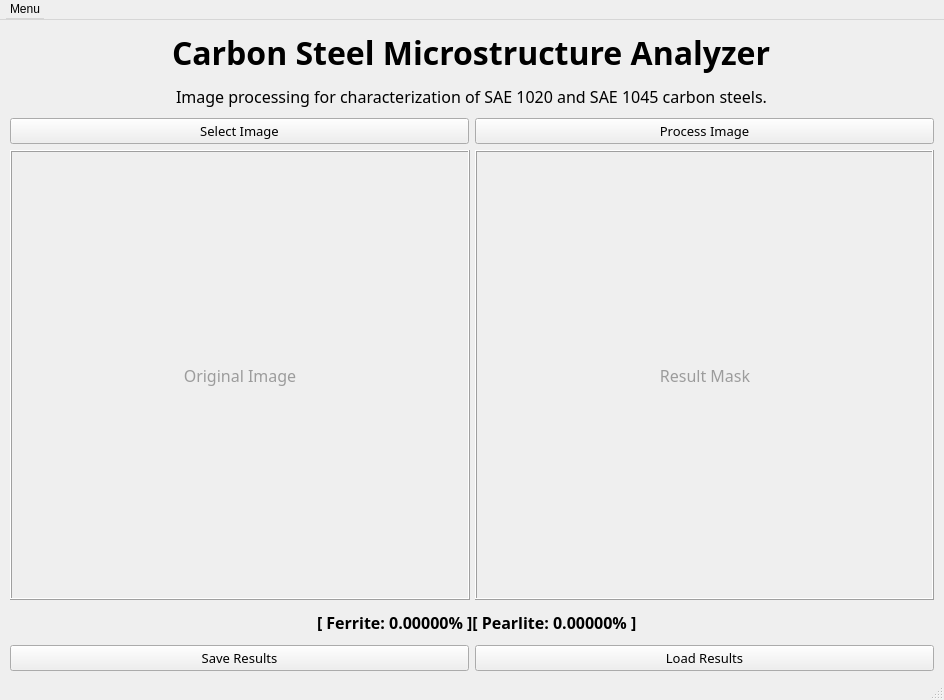
<?xml version="1.0" encoding="UTF-8"?>
<ui version="4.0">
 <class>MainWindow</class>
 <widget class="QMainWindow" name="MainWindow">
  <property name="geometry">
   <rect>
    <x>0</x>
    <y>0</y>
    <width>944</width>
    <height>700</height>
   </rect>
  </property>
  <property name="minimumSize">
   <size>
    <width>944</width>
    <height>700</height>
   </size>
  </property>
  <property name="maximumSize">
   <size>
    <width>944</width>
    <height>700</height>
   </size>
  </property>
  <property name="windowTitle">
   <string>MetaScope</string>
  </property>
  <widget class="QWidget" name="centralwidget">
   <widget class="QWidget" name="verticalLayoutWidget">
    <property name="geometry">
     <rect>
      <x>10</x>
      <y>10</y>
      <width>924</width>
      <height>641</height>
     </rect>
    </property>
    <layout class="QVBoxLayout" name="mainVerticalLayout">
     <property name="topMargin">
      <number>0</number>
     </property>
     <item alignment="Qt::AlignHCenter">
      <widget class="QLabel" name="titleLabel">
       <property name="font">
        <font>
         <family>Ubuntu Mono</family>
         <pointsize>24</pointsize>
         <weight>75</weight>
         <bold>true</bold>
        </font>
       </property>
       <property name="text">
        <string>Carbon Steel Microstructure Analyzer</string>
       </property>
      </widget>
     </item>
     <item alignment="Qt::AlignHCenter">
      <widget class="QLabel" name="descriptionLabel">
       <property name="font">
        <font>
         <family>Ubuntu Mono</family>
         <pointsize>12</pointsize>
         <italic>false</italic>
        </font>
       </property>
       <property name="text">
        <string>Image processing for characterization of SAE 1020 and SAE 1045 carbon steels.</string>
       </property>
      </widget>
     </item>
     <item>
      <layout class="QHBoxLayout" name="horizontalLayout">
       <property name="topMargin">
        <number>0</number>
       </property>
       <item>
        <widget class="QPushButton" name="selectImagePushButton">
         <property name="font">
          <font>
           <family>Ubuntu Mono</family>
           <pointsize>10</pointsize>
           <weight>50</weight>
           <bold>false</bold>
          </font>
         </property>
         <property name="text">
          <string>Select Image</string>
         </property>
        </widget>
       </item>
       <item>
        <widget class="QPushButton" name="processImagePushButton">
         <property name="font">
          <font>
           <family>Ubuntu Mono</family>
           <pointsize>10</pointsize>
          </font>
         </property>
         <property name="text">
          <string>Process Image</string>
         </property>
        </widget>
       </item>
      </layout>
     </item>
     <item>
      <layout class="QHBoxLayout" name="innerMainHorizontalLayout" stretch="0,0">
       <property name="spacing">
        <number>5</number>
       </property>
       <property name="sizeConstraint">
        <enum>QLayout::SetDefaultConstraint</enum>
       </property>
       <property name="topMargin">
        <number>0</number>
       </property>
       <item>
        <widget class="QFrame" name="leftImageFrame">
         <property name="minimumSize">
          <size>
           <width>450</width>
           <height>450</height>
          </size>
         </property>
         <property name="frameShape">
          <enum>QFrame::Box</enum>
         </property>
         <property name="frameShadow">
          <enum>QFrame::Raised</enum>
         </property>
         <property name="lineWidth">
          <number>1</number>
         </property>
         <widget class="QLabel" name="leftImageLabel">
          <property name="geometry">
           <rect>
            <x>0</x>
            <y>0</y>
            <width>460</width>
            <height>450</height>
           </rect>
          </property>
          <property name="minimumSize">
           <size>
            <width>460</width>
            <height>450</height>
           </size>
          </property>
          <property name="maximumSize">
           <size>
            <width>460</width>
            <height>450</height>
           </size>
          </property>
          <property name="palette">
           <palette>
            <active>
             <colorrole role="WindowText">
              <brush brushstyle="SolidPattern">
               <color alpha="255">
                <red>156</red>
                <green>156</green>
                <blue>156</blue>
               </color>
              </brush>
             </colorrole>
            </active>
            <inactive>
             <colorrole role="WindowText">
              <brush brushstyle="SolidPattern">
               <color alpha="255">
                <red>156</red>
                <green>156</green>
                <blue>156</blue>
               </color>
              </brush>
             </colorrole>
            </inactive>
            <disabled>
             <colorrole role="WindowText">
              <brush brushstyle="SolidPattern">
               <color alpha="255">
                <red>190</red>
                <green>190</green>
                <blue>190</blue>
               </color>
              </brush>
             </colorrole>
            </disabled>
           </palette>
          </property>
          <property name="font">
           <font>
            <family>Ubuntu Mono</family>
            <pointsize>12</pointsize>
           </font>
          </property>
          <property name="frameShape">
           <enum>QFrame::NoFrame</enum>
          </property>
          <property name="text">
           <string>Original Image</string>
          </property>
          <property name="scaledContents">
           <bool>true</bool>
          </property>
          <property name="alignment">
           <set>Qt::AlignCenter</set>
          </property>
         </widget>
        </widget>
       </item>
       <item>
        <widget class="QFrame" name="rightMaskFrame">
         <property name="minimumSize">
          <size>
           <width>450</width>
           <height>450</height>
          </size>
         </property>
         <property name="frameShape">
          <enum>QFrame::Box</enum>
         </property>
         <property name="frameShadow">
          <enum>QFrame::Raised</enum>
         </property>
         <widget class="QLabel" name="rightMaskLabel">
          <property name="geometry">
           <rect>
            <x>0</x>
            <y>0</y>
            <width>460</width>
            <height>450</height>
           </rect>
          </property>
          <property name="minimumSize">
           <size>
            <width>460</width>
            <height>450</height>
           </size>
          </property>
          <property name="maximumSize">
           <size>
            <width>460</width>
            <height>450</height>
           </size>
          </property>
          <property name="palette">
           <palette>
            <active>
             <colorrole role="WindowText">
              <brush brushstyle="SolidPattern">
               <color alpha="255">
                <red>156</red>
                <green>156</green>
                <blue>156</blue>
               </color>
              </brush>
             </colorrole>
            </active>
            <inactive>
             <colorrole role="WindowText">
              <brush brushstyle="SolidPattern">
               <color alpha="255">
                <red>156</red>
                <green>156</green>
                <blue>156</blue>
               </color>
              </brush>
             </colorrole>
            </inactive>
            <disabled>
             <colorrole role="WindowText">
              <brush brushstyle="SolidPattern">
               <color alpha="255">
                <red>190</red>
                <green>190</green>
                <blue>190</blue>
               </color>
              </brush>
             </colorrole>
            </disabled>
           </palette>
          </property>
          <property name="font">
           <font>
            <family>Ubuntu Mono</family>
            <pointsize>12</pointsize>
           </font>
          </property>
          <property name="text">
           <string>Result Mask</string>
          </property>
          <property name="scaledContents">
           <bool>true</bool>
          </property>
          <property name="alignment">
           <set>Qt::AlignCenter</set>
          </property>
         </widget>
        </widget>
       </item>
      </layout>
     </item>
     <item>
      <layout class="QHBoxLayout" name="innerMainTextHorizontalLayout">
       <property name="leftMargin">
        <number>0</number>
       </property>
       <property name="topMargin">
        <number>5</number>
       </property>
       <property name="rightMargin">
        <number>0</number>
       </property>
       <property name="bottomMargin">
        <number>5</number>
       </property>
       <item>
        <spacer name="horizontalSpacer">
         <property name="orientation">
          <enum>Qt::Horizontal</enum>
         </property>
         <property name="sizeType">
          <enum>QSizePolicy::Maximum</enum>
         </property>
         <property name="sizeHint" stdset="0">
          <size>
           <width>10</width>
           <height>20</height>
          </size>
         </property>
        </spacer>
       </item>
       <item alignment="Qt::AlignHCenter">
        <widget class="QLabel" name="phasesResultsLabel">
         <property name="font">
          <font>
           <family>Ubuntu Mono</family>
           <pointsize>12</pointsize>
           <weight>75</weight>
           <bold>true</bold>
          </font>
         </property>
         <property name="text">
          <string>[ Ferrite: 0.00000% ][ Pearlite: 0.00000% ]</string>
         </property>
        </widget>
       </item>
      </layout>
     </item>
     <item>
      <layout class="QHBoxLayout" name="horizontalLayout_2">
       <item>
        <widget class="QPushButton" name="saveResultsPushButton">
         <property name="enabled">
          <bool>true</bool>
         </property>
         <property name="maximumSize">
          <size>
           <width>16777215</width>
           <height>16777215</height>
          </size>
         </property>
         <property name="font">
          <font>
           <family>Ubuntu Mono</family>
           <pointsize>10</pointsize>
          </font>
         </property>
         <property name="text">
          <string>Save Results</string>
         </property>
        </widget>
       </item>
       <item>
        <widget class="QPushButton" name="loadResultsPushButton">
         <property name="font">
          <font>
           <family>Ubuntu Mono</family>
           <pointsize>10</pointsize>
          </font>
         </property>
         <property name="text">
          <string>Load Results</string>
         </property>
        </widget>
       </item>
      </layout>
     </item>
    </layout>
   </widget>
  </widget>
  <widget class="QMenuBar" name="menubar">
   <property name="geometry">
    <rect>
     <x>0</x>
     <y>0</y>
     <width>944</width>
     <height>20</height>
    </rect>
   </property>
   <property name="minimumSize">
    <size>
     <width>944</width>
     <height>20</height>
    </size>
   </property>
   <property name="maximumSize">
    <size>
     <width>944</width>
     <height>20</height>
    </size>
   </property>
   <property name="defaultUp">
    <bool>false</bool>
   </property>
   <widget class="QMenu" name="menuAbout">
    <property name="title">
     <string>Menu</string>
    </property>
    <addaction name="actionAbout"/>
   </widget>
   <addaction name="menuAbout"/>
  </widget>
  <widget class="QStatusBar" name="statusbar"/>
  <action name="actionAbout">
   <property name="icon">
    <iconset resource="Resources.qrc">
     <normaloff>:/images/info_icon.png</normaloff>:/images/info_icon.png</iconset>
   </property>
   <property name="text">
    <string>About</string>
   </property>
   <property name="font">
    <font>
     <family>Ubuntu Mono</family>
    </font>
   </property>
  </action>
 </widget>
 <resources>
  <include location="Resources.qrc"/>
 </resources>
 <connections/>
</ui>
